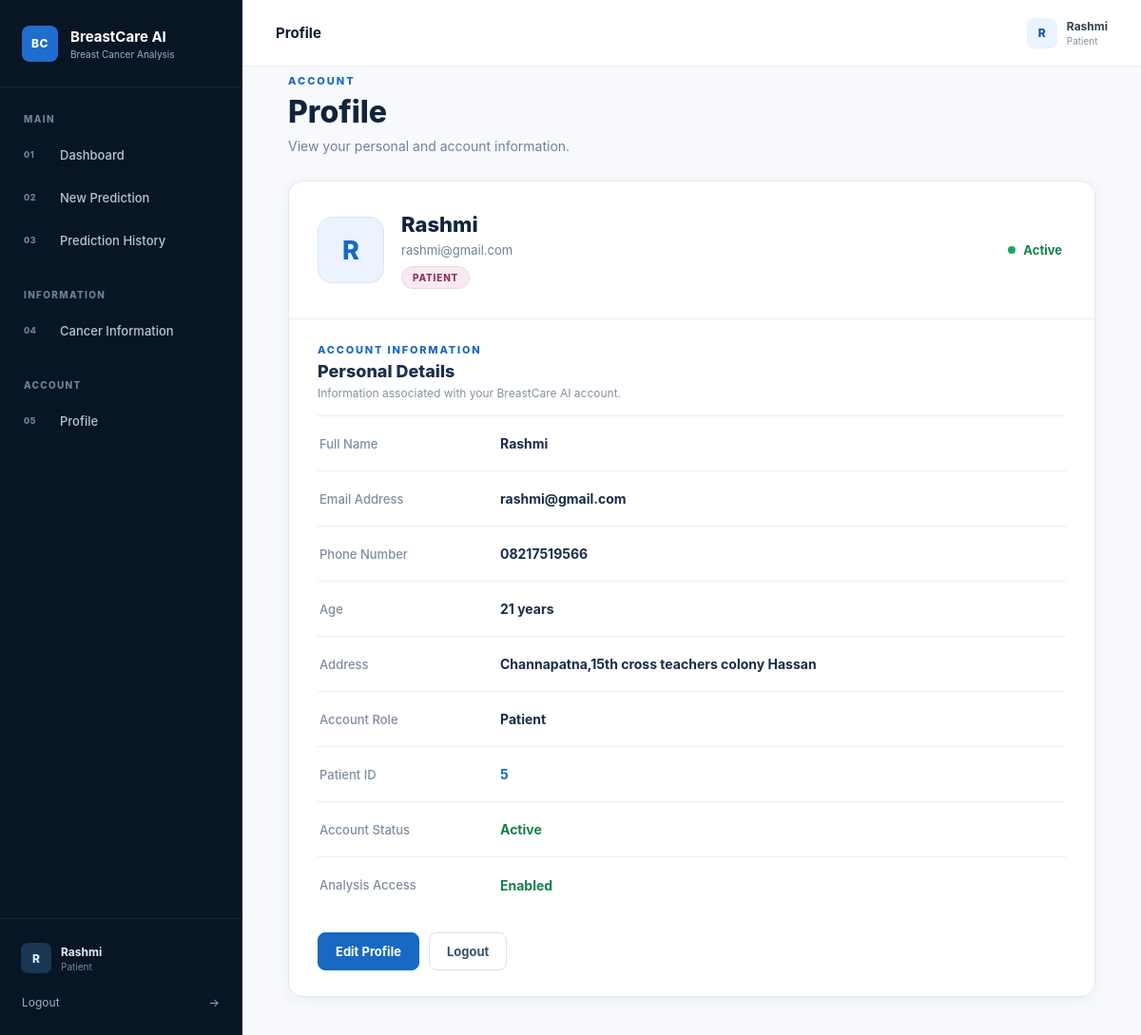
The app's page /profile (signed in) with its own data.
### tables this page shows
CREATE TABLE users (

            id INTEGER PRIMARY KEY AUTOINCREMENT,

            name TEXT NOT NULL,

            email TEXT UNIQUE NOT NULL,

            password_hash TEXT NOT NULL,

            role TEXT NOT NULL DEFAULT 'patient',

            phone TEXT,

            age INTEGER,

            gender TEXT,

            address TEXT,

            profile_completed INTEGER NOT NULL DEFAULT 0,

            created_at TIMESTAMP DEFAULT CURRENT_TIMESTAMP
        );

### app.py (the view, shortened to what this page needs)
@app.route("/profile", methods=["GET", "POST"])
def profile():
    check = patient_required()
    if check:
        return check
    user = get_user_by_id(session["user_id"])
    return render_template(
        "patient/profile.html",
        user=user
    )

### app.py (called while the page is built)
def patient_required():
    if "user_id" not in session:
        return redirect(url_for("login"))
    if session.get("role") != "patient":
        return redirect(url_for("home"))
    return None

### models.py (called while the page is built)
def get_db():
    connection = sqlite3.connect(
        DATABASE_PATH
    )
    connection.row_factory = sqlite3.Row
    return connection

def get_user_by_id(user_id):
    connection = get_db()
    user = connection.execute(
        """
        SELECT *
        FROM users
        WHERE id = ?
        """,
        (user_id,)
    ).fetchone()
    connection.close()
    return user

### templates/patient/profile.html (shortened to what this page needs)
{% extends "base.html" %}
{% block topbar_title %}
Profile
{% endblock %}
{% block content %}
<div class="profile-page">
    <div class="profile-heading">
        <div class="eyebrow">
            ACCOUNT
        </div>
        <h1>
            Profile
        </h1>
        <p>
            View your personal and account information.
        </p>
    </div>
    <section class="profile-card" id="profileCard">
        <div class="profile-card-top">
            <div class="profile-identity">
                <div class="profile-avatar">
                    {{ user.name[0]|upper if user and user.name else "U" }}
                </div>
                <div class="profile-user">
                    <h2>
                        {{ user.name if user and user.name else "User" }}
                    </h2>
                    <div class="profile-email">
                        {{ user.email if user and user.email else "—" }}
                    </div>
                    <span class="profile-role">
                        {{ user.role|capitalize if user and user.role else "Patient" }}
                    </span>
                </div>
            </div>
            <div class="profile-active">
                <span class="active-dot"></span>
                Active
            </div>
        </div>
        <div class="profile-information">
            <div class="profile-information-header">
                <div class="profile-information-label">
                    ACCOUNT INFORMATION
                </div>
                <h3>
                    Personal Details
                </h3>
                <p>
                    Information associated with your BreastCare AI account.
                </p>
            </div>
            <div class="profile-info-row">
                <span class="profile-info-label">
                    Full Name
                </span>
                <strong class="profile-info-value display-value">
                    {{ user.name if user and user.name else "Not provided" }}
                </strong>
            </div>
            <div class="profile-info-row">
                <span class="profile-info-label">
                    Email Address
                </span>
                <strong class="profile-info-value display-value">
                    {{ user.email if user and user.email else "Not provided" }}
                </strong>
            </div>
            <div class="profile-info-row">
                <span class="profile-info-label">
                    Phone Number
                </span>
                {% if user.phone %}
                    <strong class="profile-info-value display-value">
                        {{ user.phone }}
                    </strong>
                {% endif %}
            </div>
            <div class="profile-info-row">
                <span class="profile-info-label">
                    Age
                </span>
                {% if user.age %}
                    <strong class="profile-info-value display-value">
                        {{ user.age }} years
                    </strong>
                {% endif %}
            </div>
            <div class="profile-info-row">
                <span class="profile-info-label">
                    Address
                </span>
                {% if user.address %}
                    <strong class="profile-info-value display-value">
                        {{ user.address }}
                    </strong>
                {% endif %}
            </div>
            <div class="profile-info-row">
                <span class="profile-info-label">
                    Account Role
                </span>
                <strong class="profile-info-value display-value">
                    {{ user.role|capitalize if user and user.role else "Patient" }}
                </strong>
            </div>
            <div class="profile-info-row">
                <span class="profile-info-label">
                    Patient ID
                </span>
                <strong class="profile-info-value blue display-value">
                    {{ user.id if user and user.id is defined else "—" }}
                </strong>
            </div>
            <div class="profile-info-row">
                <span class="profile-info-label">
                    Account Status
                </span>
                <strong class="profile-info-value green">
                    Active
                </strong>
            </div>
            <div class="profile-info-row">
                <span class="profile-info-label">
                    Analysis Access
                </span>
                <strong class="profile-info-value green">
                    Enabled
                </strong>
            </div>
        </div>
        <div class="profile-actions">
            <button
                type="button"
                class="profile-button edit edit-button"
                onclick="enableEditing()"
            >
                Edit Profile
            </button>
            <a
                href="{{ url_for('logout') }}"
                class="profile-button logout"
            >
                Logout
            </a>
        </div>
    </section>
</div>
{% endblock %}

### templates/base.html (shortened to what this page needs)
<!DOCTYPE html>
<html lang="en">
<head>
    <link rel="stylesheet"
          href="{{ url_for('static', filename='css/style.css') }}">
</head>
<body>
{% if session.get("user_id") %}
<div class="app-layout">
    <aside class="sidebar" id="sidebar">
        <div class="brand">
            <div class="brand-mark">
                BC
            </div>
            <div class="brand-text">
                <strong>BreastCare AI</strong>
                <span>Breast Cancer Analysis</span>
            </div>
        </div>
        <div class="sidebar-scroll">
            <div class="nav-section">
                <div class="nav-section-title">
                    Main
                </div>
                {% if session.get("role") == "admin" %}
                    <a href="{{ url_for('admin_dashboard') }}"
                       class="nav-link">
                        <span class="nav-number">01</span>
                        <span>Dashboard</span>
                    </a>
                    <a href="{{ url_for('admin_patients') }}"
                       class="nav-link">
                        <span class="nav-number">02</span>
                        <span>Patients</span>
                    </a>
                    <a href="{{ url_for('admin_predictions') }}"
                       class="nav-link">
                        <span class="nav-number">03</span>
                        <span>Predictions</span>
                    </a>
                {% else %}
                    <a href="{{ url_for('patient_dashboard') }}"
                       class="nav-link">
                        <span class="nav-number">01</span>
                        <span>Dashboard</span>
                    </a>
                    <a href="{{ url_for('prediction') }}"
                       class="nav-link">
                        <span class="nav-number">02</span>
                        <span>New Prediction</span>
                    </a>
                    <a href="{{ url_for('history') }}"
                       class="nav-link">
                        <span class="nav-number">03</span>
                        <span>Prediction History</span>
                    </a>
                {% endif %}
            </div>
            {% if session.get("role") != "admin" %}
            <div class="nav-section">
                <div class="nav-section-title">
                    Information
                </div>
                <a href="{{ url_for('cancer_information') }}"
                   class="nav-link">
                    <span class="nav-number">04</span>
                    <span>Cancer Information</span>
                </a>
            </div>
            {% endif %}
            <div class="nav-section">
                <div class="nav-section-title">
                    Account
                </div>
                {% if session.get("role") != "admin" %}
                <a href="{{ url_for('profile') }}"
                   class="nav-link">
                    <span class="nav-number">05</span>
                    <span>Profile</span>
                </a>
                {% endif %}
            </div>
        </div>
        <div class="sidebar-footer">
            <div class="sidebar-user">
                <div class="sidebar-user-avatar">
                    {{ session.get("name", "U")[0]|upper }}
                </div>
                <div class="sidebar-user-info">
                    <strong>
                        {{ session.get("name", "User") }}
                    </strong>
                    <span>
                        {{ session.get("role", "patient")|capitalize }}
                    </span>
                </div>
            </div>
            <a href="{{ url_for('logout') }}"
               class="logout-link">
                <span>Logout</span>
                <span>→</span>
            </a>
        </div>
    </aside>
    <main class="main-area">
        <header class="topbar">
            <div class="topbar-title">
                {% block topbar_title %}{% endblock %}
            </div>
            <div class="topbar-user">
                <div class="topbar-user-avatar">
                    {{ session.get("name", "U")[0]|upper }}
                </div>
                <div class="topbar-user-details">
                    <strong>
                        {{ session.get("name", "User") }}
                    </strong>
                    <span>
                        {{ session.get("role", "patient")|capitalize }}
                    </span>
                </div>
            </div>
        </header>
        {% block content %}
        {% endblock %}
    </main>
</div>
{% endif %}
</body>
</html>

### static/css/style.css (style rules this page uses)
:root { --navy-950: #071525; --navy-900: #0b1b30; --navy-850: #10243d; --navy-800: #142b47; --blue-700: #1557a6; --blue-600: #1f6dcc; --blue-500: #3d86df; --blue-100: #eaf3ff; --blue-50: #f4f8fd; --white: #ffffff; --gray-950: #182333; --gray-800: #334155; --gray-700: #475569; --gray-600: #64748b; --gray-500: #8290a3; --gray-400: #a7b3c3; --gray-300: #d6dee8; --gray-200: #e5ebf2; --gray-100: #eef3f8; --gray-50: #f7f9fc; --green-700: #18734b; --green-100: #e9f7ef; --red-700: #b42336; --red-100: #fdecef; --shadow-sm: 0 2px 8px rgba(7, 21, 37, .04); --shadow-md: 0 8px 25px rgba(7, 21, 37, .06); --radius-sm: 6px; --radius-md: 10px; --radius-lg: 14px; --sidebar-width: 255px; }
* { box-sizing: border-box; margin: 0; padding: 0; }
html { scroll-behavior: smooth; }
body { font-family: Inter, ui-sans-serif, system-ui, -apple-system, BlinkMacSystemFont, "Segoe UI", sans-serif; background: var(--gray-50); color: var(--gray-950); min-height: 100vh; }
a { color: inherit; }
button, input, select, textarea { font: inherit; }
.app-layout { min-height: 100vh; }
.main-area { min-height: 100vh; margin-left: var(--sidebar-width); }
.sidebar { position: fixed; left: 0; top: 0; bottom: 0; width: var(--sidebar-width); background: var(--navy-950); color: white; display: flex; flex-direction: column; z-index: 1000; border-right: 1px solid rgba(255,255,255,.06); }
.brand { height: 92px; display: flex; align-items: center; gap: 13px; padding: 0 23px; border-bottom: 1px solid rgba(255,255,255,.07); }
.brand-mark { width: 38px; height: 38px; border-radius: 8px; display: flex; align-items: center; justify-content: center; background: var(--blue-600); color: white; font-size: 12px; font-weight: 800; letter-spacing: .5px; }
.brand-text { display: flex; flex-direction: column; gap: 3px; }
.brand-text strong { font-size: 15px; font-weight: 700; }
.brand-text span { color: #9eb0c5; font-size: 10px; }
.sidebar-scroll { flex: 1; overflow-y: auto; padding: 27px 14px; }
.nav-section { margin-bottom: 29px; }
.nav-section-title { color: #6f8299; font-size: 10px; font-weight: 800; text-transform: uppercase; letter-spacing: 1.3px; padding: 0 11px; margin-bottom: 9px; }
.nav-link { display: flex; align-items: center; gap: 13px; min-height: 45px; padding: 0 11px; color: #b8c5d4; text-decoration: none; border-radius: 7px; font-size: 13px; font-weight: 500; transition: background .2s ease, color .2s ease; }
.nav-number { width: 25px; color: #71869d; font-size: 9px; font-weight: 800; letter-spacing: .5px; }
.sidebar-footer { padding: 17px 15px 18px; border-top: 1px solid rgba(255,255,255,.07); }
.sidebar-user { display: flex; align-items: center; gap: 10px; padding: 8px 7px 14px; }
.sidebar-user-avatar { width: 32px; height: 32px; border-radius: 7px; display: flex; align-items: center; justify-content: center; background: #193653; color: #d7eaff; font-size: 12px; font-weight: 800; }
.sidebar-user-info { display: flex; flex-direction: column; min-width: 0; }
.sidebar-user-info strong { color: #e7eef7; font-size: 12px; white-space: nowrap; overflow: hidden; text-overflow: ellipsis; }
.sidebar-user-info span { color: #778ba1; font-size: 10px; margin-top: 2px; }
.logout-link { display: flex; justify-content: space-between; align-items: center; text-decoration: none; color: #9eafc2; padding: 9px 8px; font-size: 12px; border-radius: 6px; transition: .2s ease; }
.topbar { height: 70px; background: white; border-bottom: 1px solid var(--gray-200); display: flex; align-items: center; justify-content: space-between; padding: 0 35px; position: sticky; top: 0; z-index: 500; }
.topbar-title { color: var(--navy-900); font-size: 15px; font-weight: 700; }
.topbar-user { display: flex; align-items: center; gap: 10px; }
.topbar-user-avatar { width: 32px; height: 32px; display: flex; align-items: center; justify-content: center; border-radius: 7px; background: var(--blue-100); color: var(--blue-700); font-size: 12px; font-weight: 800; }
.topbar-user-details { display: flex; flex-direction: column; }
.topbar-user-details strong { color: var(--gray-800); font-size: 12px; }
.topbar-user-details span { color: var(--gray-500); font-size: 10px; margin-top: 2px; }
.eyebrow { color: var(--blue-700); font-size: 9px; font-weight: 800; letter-spacing: 1.6px; text-transform: uppercase; }
.profile-role { margin-top: 12px; padding: 6px 10px; border-radius: 20px; background: var(--blue-100); color: var(--blue-700); font-size: 9px; font-weight: 800; text-transform: uppercase; }

### records on screen
users: get "Rashmi", get "Patient", name "R", name "Rashmi", email "rashmi@gmail.com", role "PATIENT", phone "08217519566", age "21", address "Channapatna,15th cross teachers colony Hassan", role "Patient", id "5"

### other values on screen
{{ session.get("name", "U")[0]|upper }} "R"
